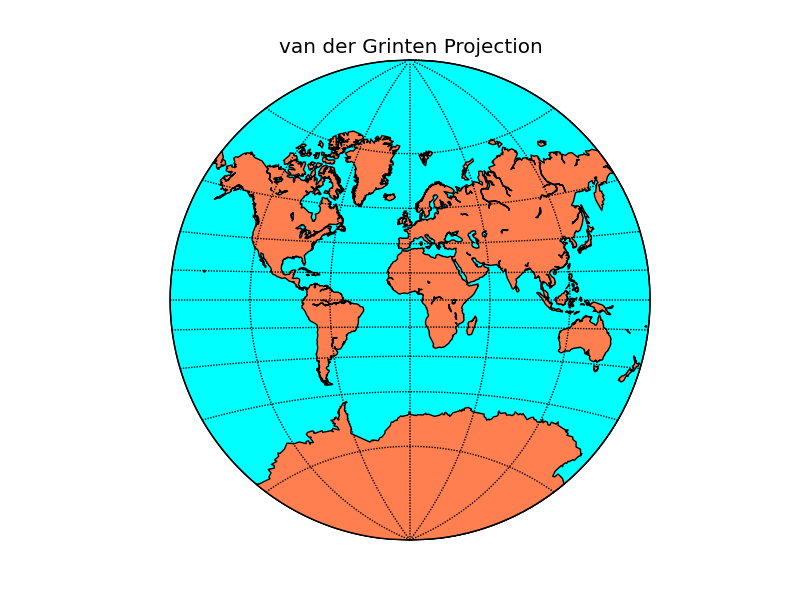

Reproduce this figure in Python.
from mpl_toolkits.basemap import Basemap
import numpy as np
import matplotlib.pyplot as plt
# lon_0 is central longitude of projection.
# resolution = 'c' means use crude resolution coastlines.
m = Basemap(projection='vandg',lon_0=0,resolution='c')
m.drawcoastlines()
m.fillcontinents(color='coral',lake_color='aqua')
# draw parallels and meridians.
m.drawparallels(np.arange(-80.,81.,20.))
m.drawmeridians(np.arange(0.,360.,60.))
m.drawmapboundary(fill_color='aqua') 
plt.title("van der Grinten Projection")
plt.show()
